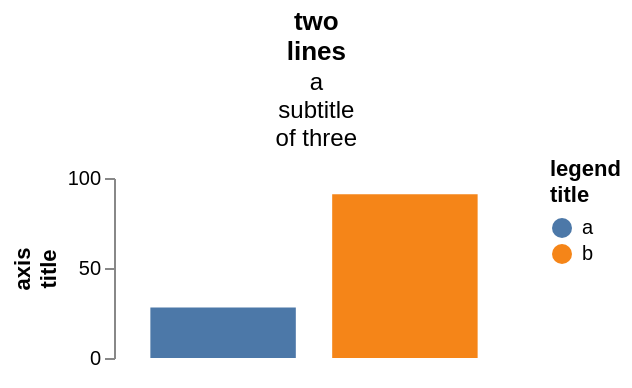

Source (Vega-Lite JSON):
### Vega specification from a JSON file in a GitHub repository (floating-point values rounded to 4 significant figures)
{"$schema": "https://vega.github.io/schema/vega/v6.json", "description": "A title given as an **array** is one line per element, exactly as an axis title and a legend title are. An axis's and a legend's already followed that rule — the axis builder carries a comment saying `resolveLines`, not `resolveText`, because stringifying an array joins it with a comma on one line — and the chart's own title and subtitle were the two places that did not. `['two', 'lines']` is a heading 28 pixels tall against a single line's 13, so getting it wrong leaves the whole drawing fifteen pixels short and the heading reading `two,lines`. The signals here hold the arrays, which is how a trellis header or a control-driven heading arrives; the axis and legend titles beside them are the two that were already right, so the fixture compares all four against each other as well as against upstream.", "width": 200, "height": 110, "padding": 5, "signals": [{"name": "heading", "value": ["two", "lines"]}, {"name": "under", "value": ["a", "subtitle", "of three"]}, {"name": "axisTitle", "value": ["axis", "title"]}, {"name": "legendTitle", "value": ["legend", "title"]}], "title": {"text": {"signal": "heading"}, "subtitle": {"signal": "under"}}, "data": [{"name": "t", "values": [{"k": "a", "v": 28}, {"k": "b", "v": 91}]}], "scales": [{"name": "x", "type": "band", "domain": {"data": "t", "field": "k"}, "range": "width", "padding": 0.2}, {"name": "y", "type": "linear", "domain": [0, 100], "range": [100, 10]}, {"name": "colour", "type": "ordinal", "domain": {"data": "t", "field": "k"}, "range": "category"}], "axes": [{"orient": "left", "scale": "y", "tickCount": 3, "title": {"signal": "axisTitle"}}], "legends": [{"fill": "colour", "title": {"signal": "legendTitle"}}], "marks": [{"type": "rect", "from": {"data": "t"}, "encode": {"update": {"x": {"scale": "x", "field": "k"}, "width": {"scale": "x", "band": 1}, "y": {"scale": "y", "field": "v"}, "y2": {"scale": "y", "value": 0}, "fill": {"scale": "colour", "field": "k"}}}}]}
